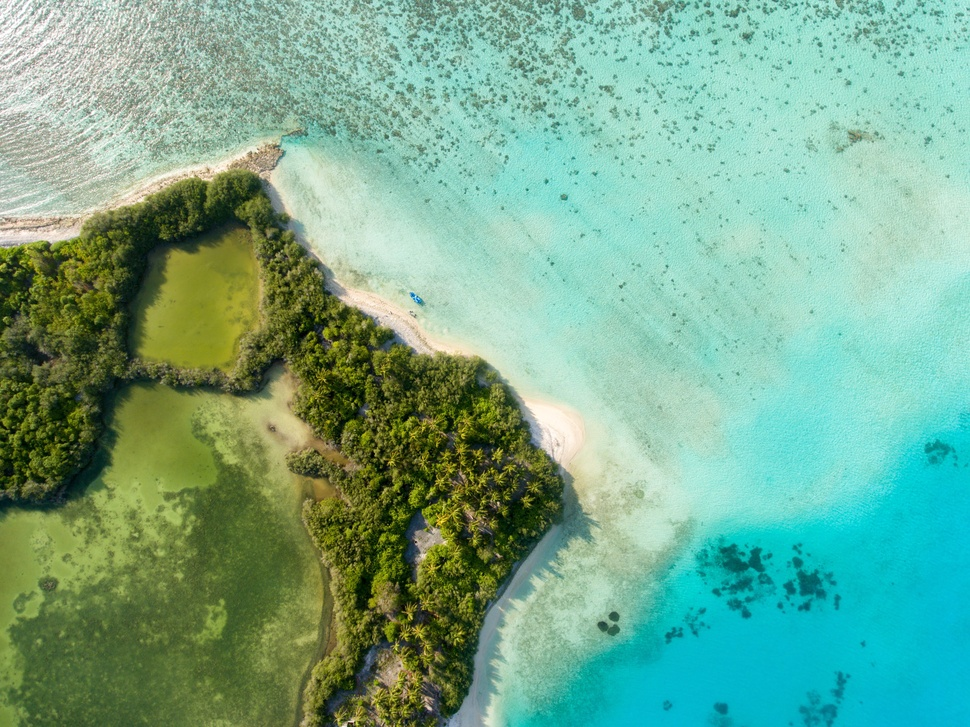
%> input picture sea.jpeg, 970 x 727 px, shrunk from 3992 x 2992 before the run
$ octave kmeans.m   (GNU Octave 9; MATLAB toolbox functions it lacks are replaced by stand-ins)
%> lines starting %> are read from the running program, lines starting %| are printed output that depends on the picture
clc;
clear all;

r=imread("sea.jpeg");
%> r is the input picture: size 727x970x3 uint8; mean R, G, B 117.3, 169.4, 141.3

[L,Centers] = imsegkmeans(r,10);
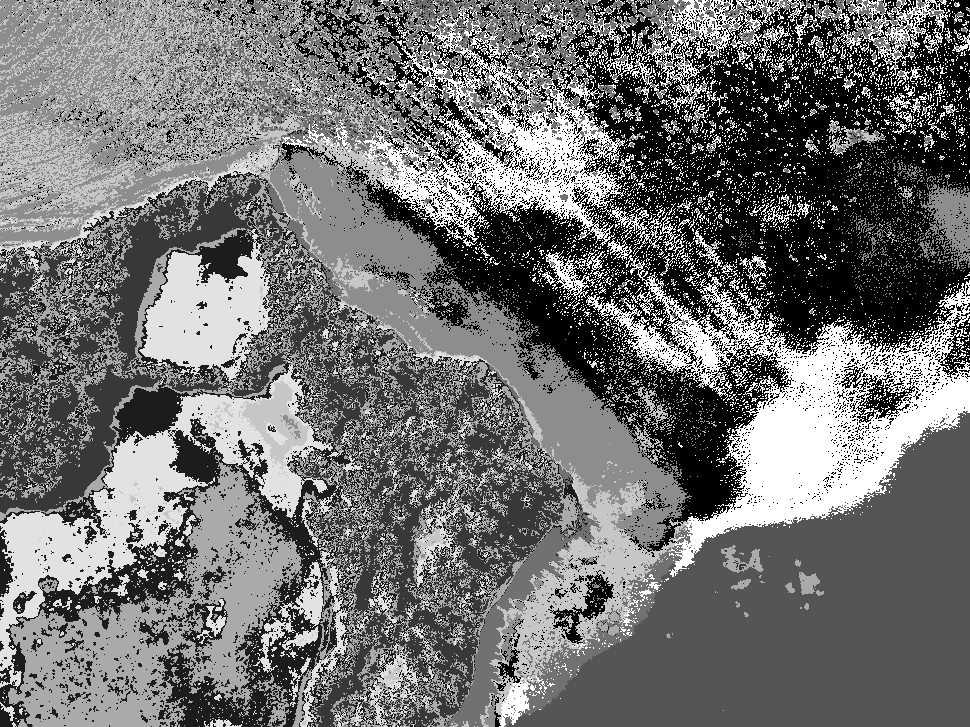
%> L: size 727x970 uint8; min 1, max 10, mean 5.01; drawn with min black and max white
%> Centers = [165 223 205; 107 119 52; 30 44 16; 4 185 196; 111 157 141; 209 225 206; 73 90 39; 164 188 164; 145 153 69; 133 214 199]

J = label2rgb(L,im2double(Centers));
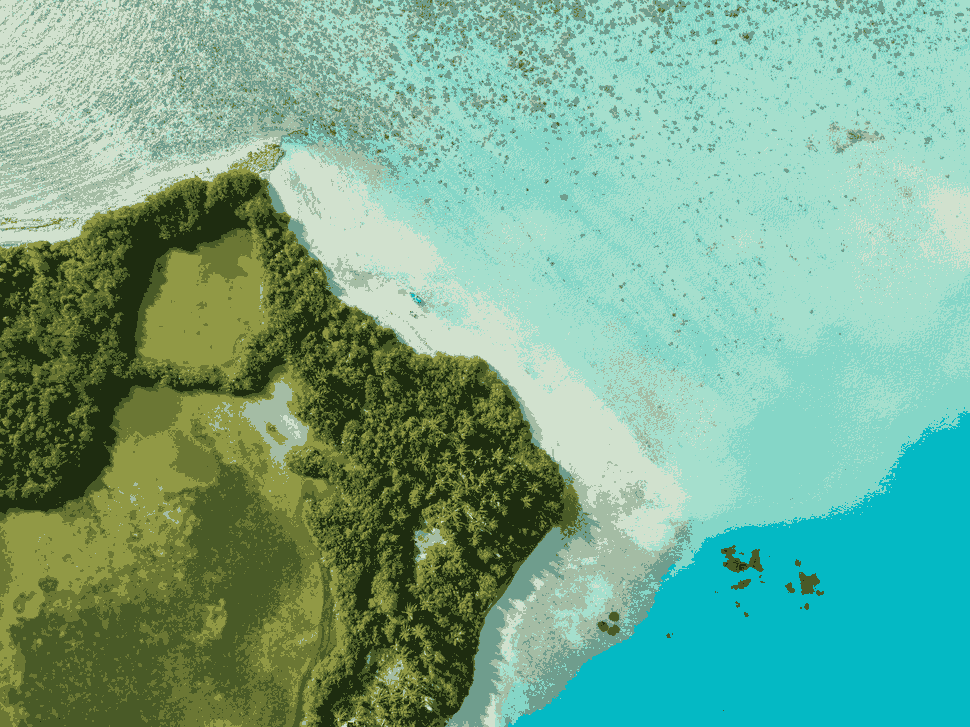
%> J: size 727x970x3 uint8; mean R, G, B 117.4, 169.4, 141.2
B = labeloverlay(r,L);
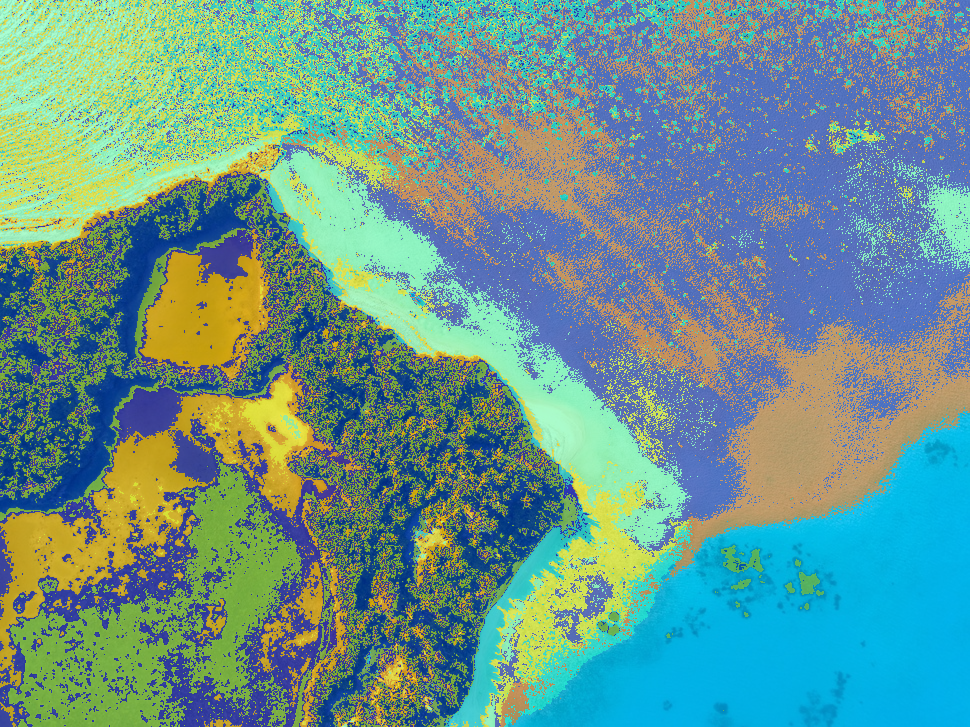
%> B: size 727x970x3 uint8; mean R, G, B 105, 150.1, 143.2
figure;
subplot(1,3,1); imshow(r); title("orijinal resim");
subplot(1,3,2); imshow(B); title("bölütlenmiş etiketlenmiş resim");
subplot(1,3,3); imshow(J); title("renk nicellendirilmiş resim");
